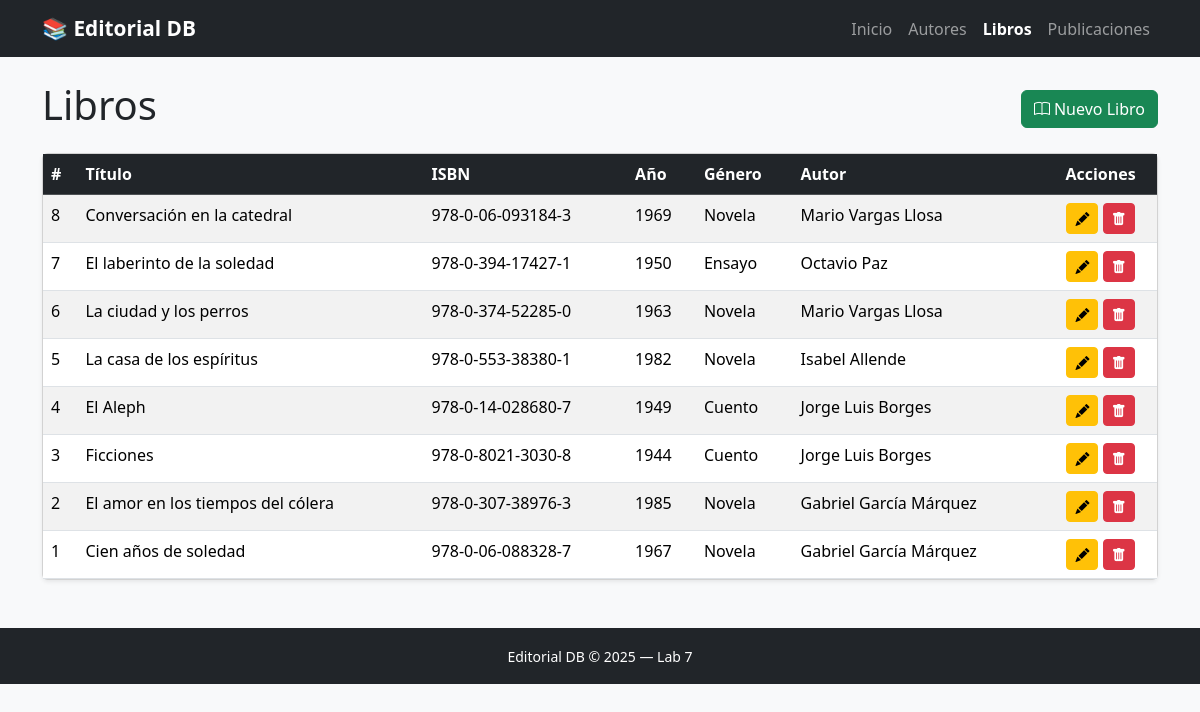
/libros/index.php, run on the app's committed database.
### tables this page shows
CREATE TABLE libros (
    id               INT           AUTO_INCREMENT PRIMARY KEY,
    titulo           VARCHAR(200)  NOT NULL,
    isbn             VARCHAR(20)   UNIQUE,
    anio_publicacion YEAR,
    genero           VARCHAR(100),
    id_autor         INT,
    CONSTRAINT fk_libro_autor FOREIGN KEY (id_autor)
        REFERENCES autores(id) ON DELETE SET NULL
);

### libros/index.php (the view, shortened to what this page needs)
<?php
$activePage = 'libros';
require_once '../includes/header.php';
$conn = getConnection();
$libros = $conn->query(
    "SELECT l.*, CONCAT(a.nombre, ' ', a.apellido) AS autor
     FROM libros l
     LEFT JOIN autores a ON l.id_autor = a.id
     ORDER BY l.id DESC"
);
?>
<div class="d-flex justify-content-between align-items-center mb-3">
    <h1>Libros</h1>
    <a href="crear.php" class="btn btn-success">
        <i class="bi bi-book me-1"></i>Nuevo Libro
    </a>
</div>
<div class="card shadow-sm">
    <div class="card-body p-0">
        <table class="table table-hover table-striped mb-0">
            <thead class="table-dark">
                <tr>
                    <th>#</th>
                    <th>Título</th>
                    <th>ISBN</th>
                    <th>Año</th>
                    <th>Género</th>
                    <th>Autor</th>
                    <th class="text-center">Acciones</th>
                </tr>
            </thead>
            <tbody>
<?php if ($libros && $libros->num_rows > 0): ?>
<?php   while ($l = $libros->fetch_assoc()): ?>
                <tr>
                    <td><?= $l['id'] ?></td>
                    <td><?= htmlspecialchars($l['titulo']) ?></td>
                    <td><?= htmlspecialchars($l['isbn'] ?? '—') ?></td>
                    <td><?= htmlspecialchars($l['anio_publicacion'] ?? '—') ?></td>
                    <td><?= htmlspecialchars($l['genero'] ?? '—') ?></td>
                    <td><?= htmlspecialchars($l['autor'] ?? '—') ?></td>
                    <td class="text-center">
                        <a href="editar.php?id=<?= $l['id'] ?>" class="btn btn-warning btn-sm">
                            <i class="bi bi-pencil-fill"></i>
                        </a>
                        <form method="POST" action="eliminar.php" class="d-inline"
                              onsubmit="return confirm('¿Eliminar el libro <?= htmlspecialchars(addslashes($l['titulo'])) ?>?')">
                            <button type="submit" class="btn btn-danger btn-sm">
                                <i class="bi bi-trash-fill"></i>
                            </button>
                        </form>
                    </td>
                </tr>
<?php   endwhile; ?>
<?php else: ?>
                <tr><td colspan="7" class="text-center text-muted">No hay libros registrados.</td></tr>
<?php endif; ?>
            </tbody>
        </table>
    </div>
</div>
<?php require_once '../includes/footer.php'; ?>

### includes/header.php (shortened to what this page needs)
<?php
$activePage = $activePage ?? '';
$navLinks = [
    'inicio'       => ['href' => '/lab7/index.php',               'label' => 'Inicio'],
    'autores'      => ['href' => '/lab7/autores/index.php',        'label' => 'Autores'],
    'libros'       => ['href' => '/lab7/libros/index.php',         'label' => 'Libros'],
    'publicaciones'=> ['href' => '/lab7/publicaciones/index.php',  'label' => 'Publicaciones'],
];
?>
<!DOCTYPE html>
<html lang="es">
<head>
    <link rel="stylesheet" href="https://cdn.jsdelivr.net/npm/bootstrap@5.3.3/dist/css/bootstrap.min.css">
    <link rel="stylesheet" href="https://cdn.jsdelivr.net/npm/bootstrap-icons@1.11.3/font/bootstrap-icons.min.css">
</head>
<body>
<nav class="navbar navbar-expand-lg navbar-dark bg-dark">
    <div class="container">
        <a class="navbar-brand fw-bold" href="/lab7/index.php">📚 Editorial DB</a>
        <div class="collapse navbar-collapse" id="navMain">
            <ul class="navbar-nav ms-auto">
<?php foreach ($navLinks as $key => $link): ?>
                <li class="nav-item">
                    <a class="nav-link<?= ($activePage === $key) ? ' active fw-semibold' : '' ?>"
                       href="<?= $link['href'] ?>"><?= $link['label'] ?></a>
                </li>
<?php endforeach; ?>
            </ul>
        </div>
    </div>
</nav>
<div class="container mt-4">

### includes/footer.php (shortened to what this page needs)
</div>
<footer class="bg-dark text-white text-center py-3 mt-5">
    <small>Editorial DB &copy; 2025 — Lab 7</small>
</footer>
</body>
</html>

### includes/header.php (style rules this page uses)
body { background-color: #f8f9fa; }
.navbar-brand { font-size: 1.3rem; }

### data on the page
libros: id "8", titulo "Conversación en la catedral", isbn "978-0-06-093184-3", anio_publicacion "1969", genero "Novela", autor "Mario Vargas Llosa"
libros: id "7", titulo "El laberinto de la soledad", isbn "978-0-394-17427-1", anio_publicacion "1950", genero "Ensayo", autor "Octavio Paz"
libros: id "6", titulo "La ciudad y los perros", isbn "978-0-374-52285-0", anio_publicacion "1963", genero "Novela", autor "Mario Vargas Llosa"
libros: id "5", titulo "La casa de los espíritus", isbn "978-0-553-38380-1", anio_publicacion "1982", genero "Novela", autor "Isabel Allende"
libros: id "4", titulo "El Aleph", isbn "978-0-14-028680-7", anio_publicacion "1949", genero "Cuento", autor "Jorge Luis Borges"
libros: id "3", titulo "Ficciones", isbn "978-0-8021-3030-8", anio_publicacion "1944", genero "Cuento", autor "Jorge Luis Borges"
libros: id "2", titulo "El amor en los tiempos del cólera", isbn "978-0-307-38976-3", anio_publicacion "1985", genero "Novela", autor "Gabriel García Márquez"
libros: id "1", titulo "Cien años de soledad", isbn "978-0-06-088328-7", anio_publicacion "1967", genero "Novela", autor "Gabriel García Márquez"

### other printed values
$link['label'] "Inicio"
$link['label'] "Autores"
$link['label'] "Libros"
$link['label'] "Publicaciones"
